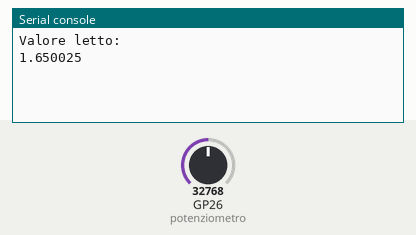
This program was run on a simulated Raspberry Pi Pico running MicroPython. On the bench: the last lines printed to the serial console. Inputs (shaded band) come from the test bench; at power-on: GP26 (potenziometro) = 32768 (analog values on the 0–65535 scale).

Above: at 1.2 s.
1.3 s: GP26 (potenziometro) set to 45874
At 2.6 s:
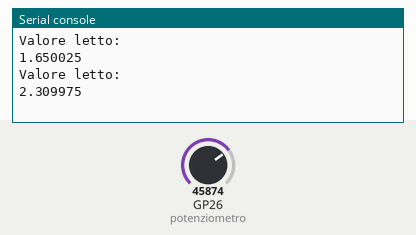
4.0 s: GP26 (potenziometro) set to 57670
At 5.4 s:
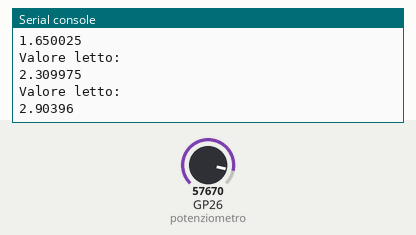
Timing chart, 0 to 7.0 s (numbered marks = the images above; inputs shaded):
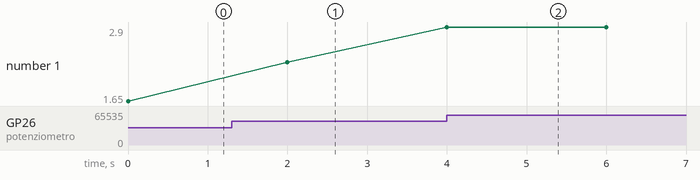

The program:

potenziometro2.py
```python
""" Lorenzo Neri - Elettronica Open Source
"""

# importo i pacchetti necessari
import machine
import utime

# imposto il pin a cui è collegato il potenziometro
potenziometro = machine.ADC(26)

# imposto il fattore conversione per l'ADC
fattore_conversione = 3.3 / 65535

while True:

    # moltiplico il valore letto per il fattore di conversione
    # in questo modo ottengo un valore fra 0 e 3,3V.
    tensione_letta = potenziometro.read_u16() * fattore_conversione
    print("Valore letto:")
    print(tensione_letta)

    # aspetto due secondi
    utime.sleep(2)
```

Measured:
- after the input at 1.3 s, the serial console: prints a new line after 0.70 s (image 1)
- after the input at 4.0 s, the serial console: prints a new line at once (image 2)
- plotted number 1: 1.65 → 2.31 after the input at 1.3 s, 2.31 → 2.9 after the input at 4.0 s
